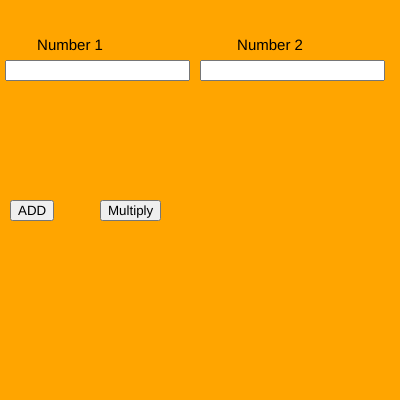
Frame 1 (no input)
Frame 60 (no input): identical to frame 1, image omitted
Frame 120 (the mouse pressed at the canvas centre since frame 60): identical to frame 1, image omitted

The p5.js sketch that drew this single still picture (run headless with seeded random() and noise() and a simulated clock; from frame 60 on, the mouse is pressed at the canvas centre):

// p5.js sketch
// ── sketch.js
var n1,n2;
var b1,b2,b3,b4;

function setup() {
  
  createCanvas(400, 400);
  
  num1 = createInput();
  num1.position(5, 60);
  
  num2 = createInput();
  num2.position(200, 60);
  
  b1 = createButton("ADD");
  b1.position(10, 200);
  b1.mousePressed(add);
  
  b2 = createButton("Multiply");
  b2.position(100, 200);
  b2.mousePressed(mul);

  //b3 = createButton("Divide");
  //b3.position(190,200);
  //b3.mousePressed(division);
  
  textAlign(CENTER);
  textSize(15);
}
function add(){
  console.log(n1+n2);
}
add ();

function mul(){
  console.log(n1*n2);
}
mul ();

//function div(){
  //console.log(n1/n2);
//}
//division ();

function draw() {
  background("orange");
  text("Number 1",70,50)
  text("Number 2",270,50)
  n1=parseInt(num1.value());
n2= parseInt(num2.value());

}
